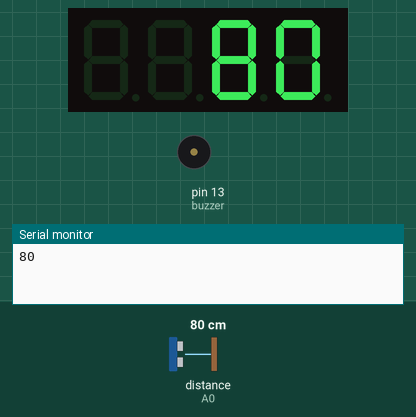
The sketch below on a simulated Arduino Uno, built with avr-gcc and run on an emulated ATmega328P. Shown: 4-digit seven-segment display, buzzer (waves = sounding, pin HIGH), the last lines printed to the serial monitor. Wiring (inferred from the names in the program): ultrasonic range finder: trigger A1; echo A0; 4-digit 7-segment display, segments lit when LOW: segments pin 2, pin 3, pin 4, pin 5, pin 6, pin 7, pin 8; digit selects pin 12, pin 11, pin 10, pin 9. Inputs (shaded band) come from the test bench; at power-on: distance to the obstacle (sensor on A0) 80 cm. The echo pulse lasts 58.3 µs per cm; the segment pins are drawn as the display they are named for; pins used as bus, display or sensor lines are not drawn.

Above: at 1.2 s.
1.3 s: distance to the obstacle (sensor on A0) set to 43 cm
At 3.2 s:
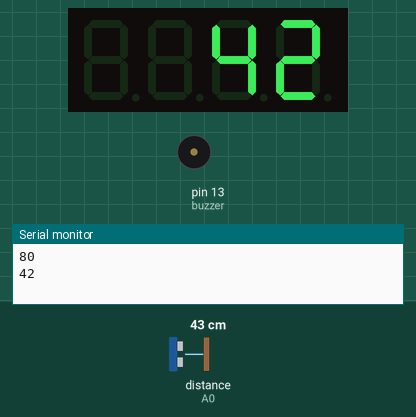
4.3 s: distance to the obstacle (sensor on A0) set to 36 cm
At 7.2 s:
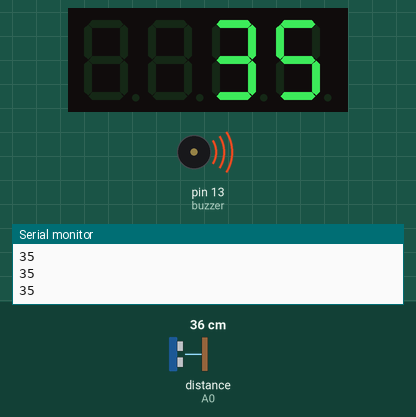
7.3 s: distance to the obstacle (sensor on A0) set to 25 cm
At 10.0 s:
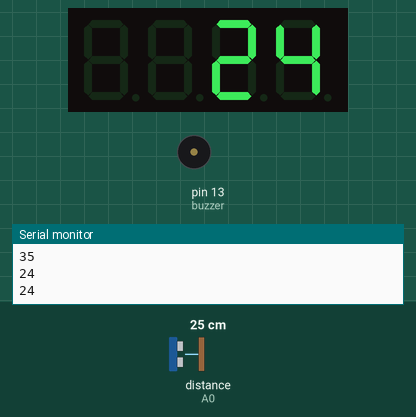
10.3 s: distance to the obstacle (sensor on A0) set to 20 cm
At 11.7 s:
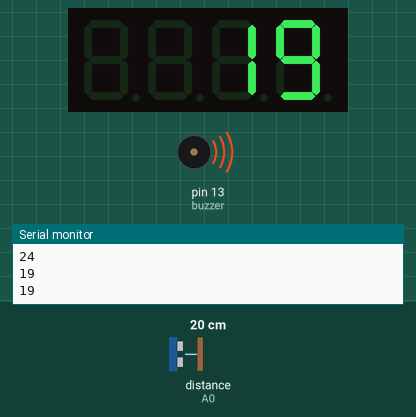
Timing chart, 0 to 13.3 s (numbered marks = the images above; inputs shaded):
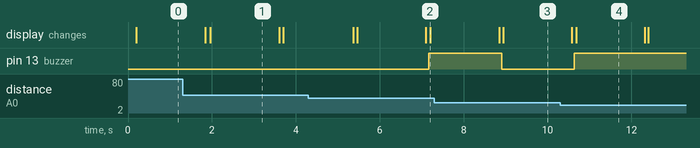

Measured:
- the behaviour switches between 41 and 40 cm on distance to the obstacle (sensor on A0) (found by bisection; images 1 and 2)
- the behaviour switches between 23 and 22 cm on distance to the obstacle (sensor on A0) (found by bisection; images 3 and 4)
- after the input at 1.3 s, the display: first differs from a run without the input after 0.66 s (image 1)
- after the input at 4.3 s, pin 13 (buzzer): LOW → HIGH after 2.9 s; the display: first differs from a run without the input after 1.2 s (image 2)
- after the input at 7.3 s, the display: first differs from a run without the input after 1.6 s (image 3)
- after the input at 10.3 s, the display: first differs from a run without the input after 0.38 s (image 4)
- what the display in image 1 shows lasts 1.6 s, from 2.0 s to 3.6 s

The sketch:

aide_au_stationnement.ino
```cpp
#define TRIGGER_PIN A1
#define ECHO_PIN A0
#define USONIC_DIV 58.0
#define MEASURE_SAMPLE_DELAY 5
#define MEASURE_SAMPLES 15
#define MEASURE_DELAY 15
int a = 2;
int b = 3;
int c = 4;
int d = 5;
int e = 6;
int f = 7;
int g = 8;
int GND1 = 12;
int GND2 = 11;
int GND3 = 10;
int GND4 = 9;
int dig1 = 0;
int dig2 = 0;
int dig3 = 0;
int dig4 = 0;
int j;
int num;
int buzzer = 13;
void setup()
{
  pinMode(a, OUTPUT);
  pinMode(b, OUTPUT);
  pinMode(c, OUTPUT);
  pinMode(d, OUTPUT);
  pinMode(e, OUTPUT);
  pinMode(f, OUTPUT);
  pinMode(g, OUTPUT);
  pinMode(GND1, OUTPUT);
  pinMode(GND2, OUTPUT);
  pinMode(GND3, OUTPUT);
  pinMode(GND4, OUTPUT);
  pinMode(TRIGGER_PIN, OUTPUT);
  pinMode(ECHO_PIN, INPUT);
  digitalWrite(TRIGGER_PIN, LOW);
  pinMode(buzzer, OUTPUT);
  Serial.begin(9600);
}

void loop()
{
  delay(MEASURE_DELAY);
  long distance = measure() / 10;
  j = distance;
  Serial.println(distance);

  num = j;
  dig1 = num / 1000;
  num = num - (dig1 * 1000);
  dig2 = num / 100;
  num = num - (dig2 * 100);
  dig3 = num / 10;
  dig4 = num - (dig3 * 10);
  if (distance < 40 && distance >= 21) {
    digitalWrite( buzzer , millis() / 50 % 2 );  // fait clignoter la led avec le modulo de millis() de 2, soit 1 ou 0
    Serial.println(distance);
  }
  if (distance <= 20) {
    digitalWrite( buzzer , HIGH );
    Serial.println(distance);
  }
  if (distance > 40) {
    digitalWrite(buzzer, LOW);
  }

  for (int y = 1; y <= 100; y++)
  {

    if (j >= 1000)
    {
      digitalWrite( GND4, HIGH);    //digit 4
      DisplayNumber(dig4);
      delay(4);
      digitalWrite( GND4, LOW);

      digitalWrite( GND3, HIGH);    //digit 3
      DisplayNumber(dig3);
      delay(4);
      digitalWrite( GND3, LOW);

      digitalWrite( GND2, HIGH);   //digit 2
      DisplayNumber(dig2);
      delay(4);
      digitalWrite( GND2, LOW);

      digitalWrite( GND1, HIGH);   //digit 1
      DisplayNumber(dig1);
      delay(4);
      digitalWrite( GND1, LOW);
    }
    else if  (j >= 100)
    {
      digitalWrite( GND4, HIGH);    //digit 4
      DisplayNumber(dig4);
      delay(4);
      digitalWrite( GND4, LOW);

      digitalWrite( GND3, HIGH);    //digit 3
      DisplayNumber(dig3);
      delay(4);
      digitalWrite( GND3, LOW);

      digitalWrite( GND2, HIGH);   //digit 2
      DisplayNumber(dig2);
      delay(4);
      digitalWrite( GND2, LOW);

      digitalWrite( GND1, LOW);   //digit 1
      DisplayNumber(dig1);
      delay(4);
      digitalWrite( GND1, LOW);
    }
    else if  (j >= 10)
    {
      digitalWrite( GND4, HIGH);    //digit 4
      DisplayNumber(dig4);
      delay(4);
      digitalWrite( GND4, LOW);

      digitalWrite( GND3, HIGH);    //digit 3
      DisplayNumber(dig3);
      delay(4);
      digitalWrite( GND3, LOW);

      digitalWrite( GND2, LOW);   //digit 2
      DisplayNumber(dig2);
      delay(4);
      digitalWrite( GND2, LOW);

      digitalWrite( GND1, LOW);   //digit 1
      DisplayNumber(dig1);
      delay(4);
      digitalWrite( GND1, LOW);
    }

    else if  (j >= 0)
    {
      digitalWrite( GND4, HIGH);    //digit 4
      DisplayNumber(dig4);
      delay(4);
      digitalWrite( GND4, LOW);

      digitalWrite( GND3, LOW);    //digit 3
      DisplayNumber(dig3);
      delay(4);
      digitalWrite( GND3, LOW);

      digitalWrite( GND2, LOW);   //digit 2
      DisplayNumber(dig2);
      delay(4);
      digitalWrite( GND2, LOW);

      digitalWrite( GND1, LOW);   //digit 1
      DisplayNumber(dig1);
      delay(4);
      digitalWrite( GND1, LOW);
    }
  }
}
long measure()
{
  long measureSum = 0;
  for (int i = 0; i < MEASURE_SAMPLES; i++)
  {
    delay(MEASURE_SAMPLE_DELAY);
    measureSum += singleMeasurement();
  }
  return measureSum / MEASURE_SAMPLES;
}

long singleMeasurement()
{
  long duration = 0;
  // Measure: Put up Trigger...
  digitalWrite(TRIGGER_PIN, HIGH);
  // ... wait for 11 µs ...
  delayMicroseconds(11);
  // ... put the trigger down ...
  digitalWrite(TRIGGER_PIN, LOW);
  // ... and wait for the echo ...
  duration = pulseIn(ECHO_PIN, HIGH);
  return (long) (((float) duration / USONIC_DIV) * 10.0);
}

void DisplayNumber(int x) {
  switch (x) {
    case 0: zero(); break;
    case 1: one(); break;
    case 2: two(); break;
    case 3: three(); break;
    case 4: four(); break;
    case 5: five(); break;
    case 6: six(); break;
    case 7: seven(); break;
    case 8: eight(); break;
    case 9: nine(); break;
  }
}

void zero()
{
  digitalWrite( a, LOW);
  digitalWrite( b, LOW);
  digitalWrite( c, LOW);
  digitalWrite( d, LOW);
  digitalWrite( e, LOW);
  digitalWrite( f, LOW);
  digitalWrite( g, HIGH);
}

void one()
{
  digitalWrite( a, HIGH);
  digitalWrite( b, LOW);
  digitalWrite( c, LOW);
  digitalWrite( d, HIGH);
  digitalWrite( e, HIGH);
  digitalWrite( f, HIGH);
  digitalWrite( g, HIGH);
}

void two()
{
  digitalWrite( a, LOW);
  digitalWrite( b, LOW);
  digitalWrite( c, HIGH);
  digitalWrite( d, LOW);
  digitalWrite( e, LOW);
  digitalWrite( f, HIGH);
  digitalWrite( g, LOW);
}

void three()
{
  digitalWrite( a, LOW);
  digitalWrite( b, LOW);
  digitalWrite( c, LOW);
  digitalWrite( d, LOW);
  digitalWrite( e, HIGH);
  digitalWrite( f, HIGH);
  digitalWrite( g, LOW);
}

void four()
{
  digitalWrite( a, HIGH);
  digitalWrite( b, LOW);
  digitalWrite( c, LOW);
  digitalWrite( d, HIGH);
  digitalWrite( e, HIGH);
  digitalWrite( f, LOW);
  digitalWrite( g, LOW);
}

void five()
{
  digitalWrite( a, LOW);
  digitalWrite( b, HIGH);
  digitalWrite( c, LOW);
  digitalWrite( d, LOW);
  digitalWrite( e, HIGH);
  digitalWrite( f, LOW);
  digitalWrite( g, LOW);
}

void six()
{
  digitalWrite( a, LOW);
  digitalWrite( b, HIGH);
  digitalWrite( c, LOW);
  digitalWrite( d, LOW);
  digitalWrite( e, LOW);
  digitalWrite( f, LOW);
  digitalWrite( g, LOW);
}

void seven()
{
  digitalWrite( a, LOW);
  digitalWrite( b, LOW);
  digitalWrite( c, LOW);
  digitalWrite( d, HIGH);
  digitalWrite( e, HIGH);
  digitalWrite( f, HIGH);
  digitalWrite( g, HIGH);
}

void eight()
{
  digitalWrite( a, LOW);
  digitalWrite( b, LOW);
  digitalWrite( c, LOW);
  digitalWrite( d, LOW);
  digitalWrite( e, LOW);
  digitalWrite( f, LOW);
  digitalWrite( g, LOW);
}

void nine()
{
  digitalWrite( a, LOW);
  digitalWrite( b, LOW);
  digitalWrite( c, LOW);
  digitalWrite( d, LOW);
  digitalWrite( e, HIGH);
  digitalWrite( f, LOW);
  digitalWrite( g, LOW);
}
```
